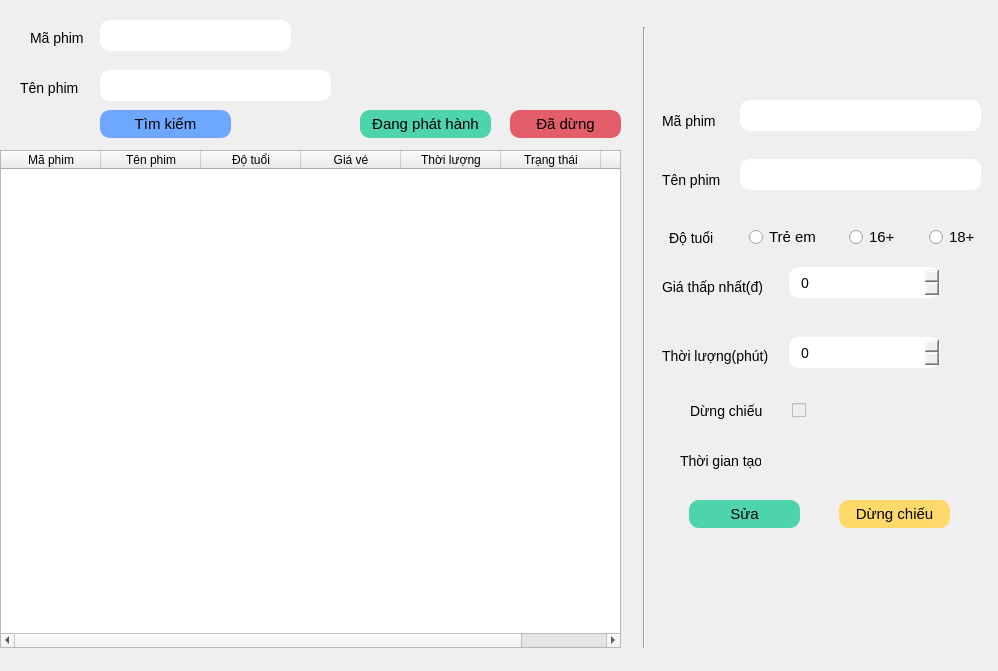
<?xml version="1.0" encoding="UTF-8"?>
<ui version="4.0">
 <class>info_movie</class>
 <widget class="QMainWindow" name="info_movie">
  <property name="geometry">
   <rect>
    <x>0</x>
    <y>0</y>
    <width>998</width>
    <height>671</height>
   </rect>
  </property>
  <property name="windowTitle">
   <string>MainWindow</string>
  </property>
  <property name="styleSheet">
   <string notr="true">QPushButton{border-radius: 10px; background: white; font-size: 15px} QSpinBox, QLineEdit{border-radius: 10px; padding: 5px 10px; font-size: 14px} QSpinBox{} QLabel{font-size: 14px} QCheckBox, QRadioButton{font-size: 15px}</string>
  </property>
  <widget class="QWidget" name="centralwidget">
   <widget class="QLabel" name="label">
    <property name="geometry">
     <rect>
      <x>30</x>
      <y>30</y>
      <width>55</width>
      <height>16</height>
     </rect>
    </property>
    <property name="text">
     <string>Mã phim</string>
    </property>
   </widget>
   <widget class="QLineEdit" name="find_id">
    <property name="geometry">
     <rect>
      <x>100</x>
      <y>20</y>
      <width>191</width>
      <height>31</height>
     </rect>
    </property>
   </widget>
   <widget class="QLineEdit" name="find_name">
    <property name="geometry">
     <rect>
      <x>100</x>
      <y>70</y>
      <width>231</width>
      <height>31</height>
     </rect>
    </property>
   </widget>
   <widget class="QLabel" name="label_2">
    <property name="geometry">
     <rect>
      <x>20</x>
      <y>80</y>
      <width>71</width>
      <height>16</height>
     </rect>
    </property>
    <property name="text">
     <string>Tên phim</string>
    </property>
   </widget>
   <widget class="QTableWidget" name="table">
    <property name="geometry">
     <rect>
      <x>0</x>
      <y>150</y>
      <width>621</width>
      <height>498</height>
     </rect>
    </property>
    <property name="cursor" stdset="0">
     <cursorShape>PointingHandCursor</cursorShape>
    </property>
    <attribute name="horizontalHeaderShowSortIndicator" stdset="0">
     <bool>false</bool>
    </attribute>
    <attribute name="horizontalHeaderStretchLastSection">
     <bool>true</bool>
    </attribute>
    <column>
     <property name="text">
      <string>Mã phim</string>
     </property>
    </column>
    <column>
     <property name="text">
      <string>Tên phim</string>
     </property>
    </column>
    <column>
     <property name="text">
      <string>Độ tuổi</string>
     </property>
    </column>
    <column>
     <property name="text">
      <string>Giá vé</string>
     </property>
    </column>
    <column>
     <property name="text">
      <string>Thời lượng</string>
     </property>
    </column>
    <column>
     <property name="text">
      <string>Trạng thái</string>
     </property>
    </column>
    <column>
     <property name="text">
      <string>Tạo lúc</string>
     </property>
    </column>
   </widget>
   <widget class="QLabel" name="tNPhimLabel_2">
    <property name="geometry">
     <rect>
      <x>662</x>
      <y>170</y>
      <width>61</width>
      <height>20</height>
     </rect>
    </property>
    <property name="text">
     <string>Tên phim</string>
    </property>
   </widget>
   <widget class="QSpinBox" name="time">
    <property name="geometry">
     <rect>
      <x>789</x>
      <y>337</y>
      <width>151</width>
      <height>31</height>
     </rect>
    </property>
    <property name="styleSheet">
     <string notr="true">text-align: center</string>
    </property>
    <property name="maximum">
     <number>1000</number>
    </property>
   </widget>
   <widget class="QPushButton" name="edit">
    <property name="geometry">
     <rect>
      <x>689</x>
      <y>500</y>
      <width>111</width>
      <height>28</height>
     </rect>
    </property>
    <property name="cursor">
     <cursorShape>PointingHandCursor</cursorShape>
    </property>
    <property name="styleSheet">
     <string notr="true">background: #4dd4ac</string>
    </property>
    <property name="text">
     <string>Sửa</string>
    </property>
   </widget>
   <widget class="QGroupBox" name="groupBox_2">
    <property name="geometry">
     <rect>
      <x>739</x>
      <y>207</y>
      <width>251</width>
      <height>51</height>
     </rect>
    </property>
    <property name="styleSheet">
     <string notr="true">border: none</string>
    </property>
    <property name="title">
     <string/>
    </property>
    <widget class="QRadioButton" name="adult">
     <property name="geometry">
      <rect>
       <x>190</x>
       <y>20</y>
       <width>51</width>
       <height>20</height>
      </rect>
     </property>
     <property name="cursor">
      <cursorShape>PointingHandCursor</cursorShape>
     </property>
     <property name="text">
      <string>18+</string>
     </property>
    </widget>
    <widget class="QRadioButton" name="child">
     <property name="geometry">
      <rect>
       <x>10</x>
       <y>20</y>
       <width>81</width>
       <height>20</height>
      </rect>
     </property>
     <property name="cursor">
      <cursorShape>PointingHandCursor</cursorShape>
     </property>
     <property name="text">
      <string>Trẻ em</string>
     </property>
    </widget>
    <widget class="QRadioButton" name="middle">
     <property name="geometry">
      <rect>
       <x>110</x>
       <y>20</y>
       <width>51</width>
       <height>20</height>
      </rect>
     </property>
     <property name="cursor">
      <cursorShape>PointingHandCursor</cursorShape>
     </property>
     <property name="text">
      <string>16+</string>
     </property>
    </widget>
   </widget>
   <widget class="QLabel" name="thILNgLabel_2">
    <property name="geometry">
     <rect>
      <x>662</x>
      <y>347</y>
      <width>111</width>
      <height>18</height>
     </rect>
    </property>
    <property name="text">
     <string>Thời lượng(phút)</string>
    </property>
   </widget>
   <widget class="Line" name="line_2">
    <property name="geometry">
     <rect>
      <x>629</x>
      <y>27</y>
      <width>31</width>
      <height>621</height>
     </rect>
    </property>
    <property name="orientation">
     <enum>Qt::Vertical</enum>
    </property>
   </widget>
   <widget class="QLabel" name="tuILabel_2">
    <property name="geometry">
     <rect>
      <x>669</x>
      <y>227</y>
      <width>51</width>
      <height>21</height>
     </rect>
    </property>
    <property name="text">
     <string>Độ tuổi</string>
    </property>
   </widget>
   <widget class="QSpinBox" name="price">
    <property name="geometry">
     <rect>
      <x>789</x>
      <y>267</y>
      <width>151</width>
      <height>31</height>
     </rect>
    </property>
    <property name="contextMenuPolicy">
     <enum>Qt::DefaultContextMenu</enum>
    </property>
    <property name="correctionMode">
     <enum>QAbstractSpinBox::CorrectToPreviousValue</enum>
    </property>
    <property name="maximum">
     <number>1000000</number>
    </property>
   </widget>
   <widget class="QLabel" name="giThPNhTLabel_2">
    <property name="geometry">
     <rect>
      <x>662</x>
      <y>277</y>
      <width>111</width>
      <height>20</height>
     </rect>
    </property>
    <property name="text">
     <string>Giá thấp nhất(đ)</string>
    </property>
   </widget>
   <widget class="QPushButton" name="hide">
    <property name="geometry">
     <rect>
      <x>839</x>
      <y>500</y>
      <width>111</width>
      <height>28</height>
     </rect>
    </property>
    <property name="cursor">
     <cursorShape>PointingHandCursor</cursorShape>
    </property>
    <property name="styleSheet">
     <string notr="true">background: #ffda6a</string>
    </property>
    <property name="text">
     <string>Dừng chiếu</string>
    </property>
   </widget>
   <widget class="QLineEdit" name="name_movie">
    <property name="geometry">
     <rect>
      <x>740</x>
      <y>159</y>
      <width>241</width>
      <height>31</height>
     </rect>
    </property>
   </widget>
   <widget class="QLabel" name="tuILabel_3">
    <property name="geometry">
     <rect>
      <x>690</x>
      <y>400</y>
      <width>81</width>
      <height>21</height>
     </rect>
    </property>
    <property name="text">
     <string>Dừng chiếu</string>
    </property>
   </widget>
   <widget class="QPushButton" name="find_hide">
    <property name="geometry">
     <rect>
      <x>510</x>
      <y>110</y>
      <width>111</width>
      <height>28</height>
     </rect>
    </property>
    <property name="cursor">
     <cursorShape>PointingHandCursor</cursorShape>
    </property>
    <property name="styleSheet">
     <string notr="true">background: #e35d6a</string>
    </property>
    <property name="text">
     <string>Đã dừng</string>
    </property>
   </widget>
   <widget class="QPushButton" name="find_ok">
    <property name="geometry">
     <rect>
      <x>360</x>
      <y>110</y>
      <width>131</width>
      <height>28</height>
     </rect>
    </property>
    <property name="cursor">
     <cursorShape>PointingHandCursor</cursorShape>
    </property>
    <property name="styleSheet">
     <string notr="true">background:  #4dd4ac</string>
    </property>
    <property name="text">
     <string>Đang phát hành</string>
    </property>
   </widget>
   <widget class="QPushButton" name="find">
    <property name="geometry">
     <rect>
      <x>100</x>
      <y>110</y>
      <width>131</width>
      <height>28</height>
     </rect>
    </property>
    <property name="cursor">
     <cursorShape>PointingHandCursor</cursorShape>
    </property>
    <property name="styleSheet">
     <string notr="true">background: #6ea8fe</string>
    </property>
    <property name="text">
     <string>Tìm kiếm</string>
    </property>
   </widget>
   <widget class="QLabel" name="tNPhimLabel_3">
    <property name="geometry">
     <rect>
      <x>662</x>
      <y>111</y>
      <width>61</width>
      <height>20</height>
     </rect>
    </property>
    <property name="text">
     <string>Mã phim</string>
    </property>
   </widget>
   <widget class="QLineEdit" name="idMovie">
    <property name="geometry">
     <rect>
      <x>740</x>
      <y>100</y>
      <width>241</width>
      <height>31</height>
     </rect>
    </property>
    <property name="readOnly">
     <bool>true</bool>
    </property>
   </widget>
   <widget class="QLabel" name="tuILabel_4">
    <property name="geometry">
     <rect>
      <x>680</x>
      <y>450</y>
      <width>81</width>
      <height>21</height>
     </rect>
    </property>
    <property name="text">
     <string>Thời gian tạo</string>
    </property>
   </widget>
   <widget class="QLabel" name="createAt">
    <property name="geometry">
     <rect>
      <x>790</x>
      <y>450</y>
      <width>151</width>
      <height>21</height>
     </rect>
    </property>
    <property name="text">
     <string/>
    </property>
   </widget>
   <widget class="QCheckBox" name="hide_status">
    <property name="enabled">
     <bool>false</bool>
    </property>
    <property name="geometry">
     <rect>
      <x>790</x>
      <y>400</y>
      <width>160</width>
      <height>20</height>
     </rect>
    </property>
    <property name="styleSheet">
     <string notr="true">margin-left: 2px</string>
    </property>
    <property name="text">
     <string/>
    </property>
   </widget>
  </widget>
 </widget>
 <resources/>
 <connections/>
</ui>
